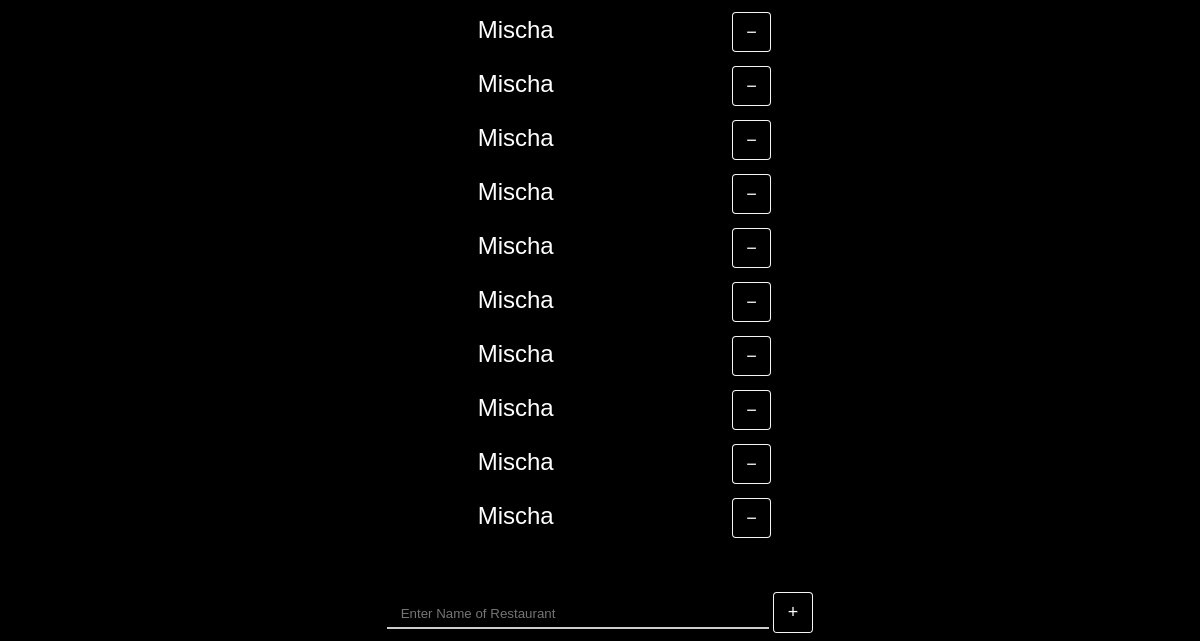
Before: / (lower part) with the older database file.
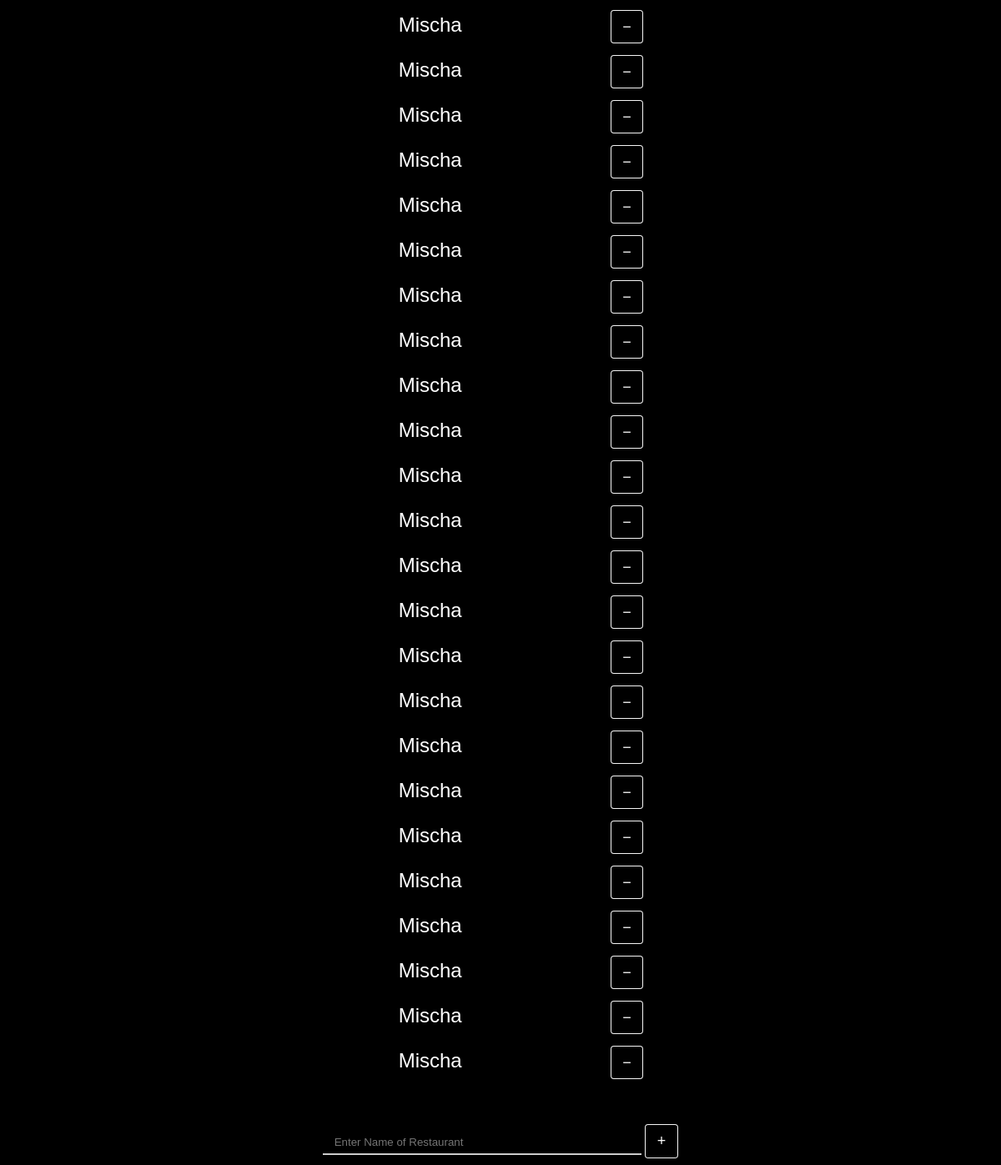
After: the same page with the newer database file.
### app.py (models this page shows, shortened)
class Restaurants(db.Model):
    id = db.Column(db.Integer, primary_key=True)
    restName = db.Column(db.String(200), nullable=False)
    venId = db.Column(db.Integer)
    date_created = db.Column(db.DateTime, default=datetime.utcnow)

### app.py (the view)
@app.route('/', methods=['GET', 'POST'])
def home():
    if not login_data:
       return redirect('/login')
    if request.method == 'POST':
        userRest = request.form['userRest']
        convStr = convertString(userRest)
        venue_id = get_venue_id(convStr)
        new_rest = Restaurants(restName=userRest, venId=venue_id)
        try:
            db.session.add(new_rest)
            db.session.commit()
            return redirect('/')
        except:
            return render_template('error.html', message='There was a problem adding your restaurant', e_code='Please Try Again')
    else:
        restaurants = Restaurants.query.order_by(Restaurants.date_created).all()
        return render_template('index.html', restaurants=restaurants)

### templates/index.html (shortened to what this page needs)
{% extends 'base.html' %}
{% block body %}
<div class="content">
    {% if restaurants|length < 1 %}
    <h4>There are no restaurants!</h4>
    {% else %}
    <table id='restaurants'>
        {% for restaurant in restaurants %}
            <tr>
                <td>{{ restaurant.restName }}</td>
                <td>
                    <a href="/delete/{{restaurant.id}}">&#8722;</a>
                </td>
            </tr>
        {% endfor %}
    </table>
    {% endif %}
    <form action="/" method="POST">
        <input type="text" name="userRest" id="userRest" placeholder="Enter Name of Restaurant" autocomplete="off">
        <input type="submit" value="&#43;">
    </form>
</div>
{% endblock %}

Changed rows visible on the page:
added Restaurants: restName "Mischa"
added Restaurants: restName "Mischa"
added Restaurants: restName "Mischa"
added Restaurants: restName "Mischa"
added Restaurants: restName "Mischa"
added Restaurants: restName "Mischa"
added Restaurants: restName "Mischa"
added Restaurants: restName "Mischa"
added Restaurants: restName "Mischa"
added Restaurants: restName "Mischa"
added Restaurants: restName "Mischa"
added Restaurants: restName "Mischa"
added Restaurants: restName "Mischa"
added Restaurants: restName "Mischa"
